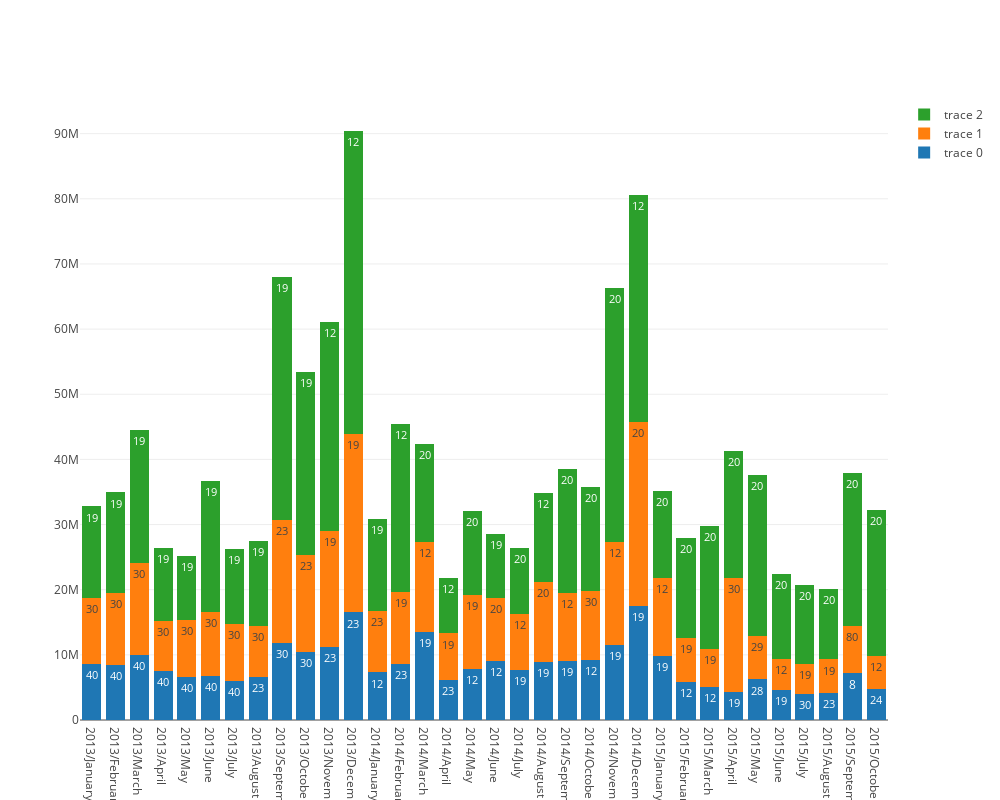

Source (notebook cell):
### Markdown cell above
Como temos a feature revenue, faz mais sentido olhar para os itens que dão mais lucro do que para o número de itens vendidos, como foi feito aqui: [O que vende mais?](#vendas). No fim das contas o que importa é o lucro da loja :) .

### Code cell
df = df_clean.pivot_table(index=['item_category_id'],
                       columns=['date_block_num'], values=['revenue'], aggfunc='sum', fill_value=0)

df.columns = df.columns.droplevel(0)

months = df_clean['date_block_num'].nunique()
n_max = 3

for month in range(months):
    
    if month == 0:
        aux = df[[month]].reset_index()
        
        norm_sum = aux[month].sum() / 100
        
        aux = aux.nlargest(n=n_max, columns=[month]).sort_values(by=month, ascending=True)
        aux.index = pd.RangeIndex(len(aux.index))
        
        df_n = aux.nlargest(n=n_max, columns=[month]).sort_values(by=month, ascending=True)

        df_n[str(month)+'_%'] = df_n.loc[:, month] / norm_sum
       
    else:
        aux = df[[month]].reset_index()
        
        norm_sum = aux[month].sum() / 100
        
        aux = aux.nlargest(n=n_max, columns=[month]).sort_values(by=month, ascending=True)
        aux.index = pd.RangeIndex(len(aux.index))
        
        df_n[['item_category_id_'+str(month), month]] = aux.nlargest(n=n_max, columns=[month]).sort_values(by=month, ascending=True) 
        
        df_n[str(month)+'_%'] = df_n.loc[:, month] / norm_sum     
        
data = df_n.values.reshape((n_max, months, 3))

a = pd.date_range(start='1/2013', periods=months, freq='M')

date = [ str(a.year[month]) + '/' + str(a.month_name()[month]) for month in range(months)]

trace = [ 
    go.Bar(
        x=date,
        y=data[i, :, 1],
        text=data[i, :, 0],
        textposition = 'auto',        
    )
    for i in range(n_max)]

layout = go.Layout(
    barmode='stack',
    width=1000,
    height=800,
)

fig = go.Figure(data=trace, layout=layout)
iplot(fig, filename='stacked-bar')

### Figure 1 — Plotly figure (JSON) as saved in the notebook; plotly's stock layout.template omitted (floating-point values rounded to 4 significant figures)
{"data": [{"text": [40, 40, 40, 40, 40, 40, 40, 23, 30, 30, 23, 23, 12, 23, 19, 23, 12, 12, 19, 19, 19, 12, 19, 19, 19, 12, 12, 19, 28, 19, 30, 23, 8, 24], "textposition": "auto", "type": "bar", "uid": "d875da5c-2608-4a15-96cd-93f2d84fe3dc", "x": ["2013/January", "2013/February", "2013/March", "2013/April", "2013/May", "2013/June", "2013/July", "2013/August", "2013/September", "2013/October", "2013/November", "2013/December", "2014/January", "2014/February", "2014/March", "2014/April", "2014/May", "2014/June", "2014/July", "2014/August", "2014/September", "2014/October", "2014/November", "2014/December", "2015/January", "2015/February", "2015/March", "2015/April", "2015/May", "2015/June", "2015/July", "2015/August", "2015/September", "2015/October"], "y": [8667000.0, 8482000.0, 10050000.0, 7464000.0, 6608000.0, 6734000.0, 6044000.0, 6578000.0, 11840000.0, 10430000.0, 11170000.0, 16510000.0, 7300000.0, 8647000.0, 13450000.0, 6199000.0, 7834000.0, 9096276, 7636000.0, 8859000.0, 9013000.0, 9212000.0, 11560000.0, 17540000.0, 9890000.0, 5873000.0, 5040000.0, 4241000.0, 6218000.0, 4625000.0, 4006000.0, 4151000.0, 7206000.0, 4757000.0]}, {"text": [30, 30, 30, 30, 30, 30, 30, 30, 23, 23, 19, 19, 23, 19, 12, 19, 19, 20, 12, 20, 12, 30, 12, 20, 12, 19, 19, 30, 29, 12, 19, 19, 80, 12], "textposition": "auto", "type": "bar", "uid": "635ea245-0341-4384-af13-b2c2ed47d0a7", "x": ["2013/January", "2013/February", "2013/March", "2013/April", "2013/May", "2013/June", "2013/July", "2013/August", "2013/September", "2013/October", "2013/November", "2013/December", "2014/January", "2014/February", "2014/March", "2014/April", "2014/May", "2014/June", "2014/July", "2014/August", "2014/September", "2014/October", "2014/November", "2014/December", "2015/January", "2015/February", "2015/March", "2015/April", "2015/May", "2015/June", "2015/July", "2015/August", "2015/September", "2015/October"], "y": [10010000.0, 11040000.0, 14120000.0, 7686000.0, 8685000.0, 9786000.0, 8731000.0, 7842000.0, 18930000.0, 14890000.0, 17780000.0, 27440000.0, 9498000.0, 11020000.0, 13850000.0, 7090000.0, 11420000.0, 9701000.0, 8620000.0, 12270000.0, 10450000.0, 10620000.0, 15710000.0, 28190000.0, 11940000.0, 6665000.0, 5879000.0, 17530000.0, 6655000.0, 4719000.0, 4539000.0, 5138000.0, 7232000.0, 5106927]}, {"text": [19, 19, 19, 19, 19, 19, 19, 19, 19, 19, 12, 12, 19, 12, 20, 12, 20, 19, 20, 12, 20, 20, 20, 12, 20, 20, 20, 20, 20, 20, 20, 20, 20, 20], "textposition": "auto", "type": "bar", "uid": "9947e20e-6d82-4268-a3c5-acb5acad848f", "x": ["2013/January", "2013/February", "2013/March", "2013/April", "2013/May", "2013/June", "2013/July", "2013/August", "2013/September", "2013/October", "2013/November", "2013/December", "2014/January", "2014/February", "2014/March", "2014/April", "2014/May", "2014/June", "2014/July", "2014/August", "2014/September", "2014/October", "2014/November", "2014/December", "2015/January", "2015/February", "2015/March", "2015/April", "2015/May", "2015/June", "2015/July", "2015/August", "2015/September", "2015/October"], "y": [14100000.0, 15410000.0, 20360000.0, 11190000.0, 9957000.0, 20220000.0, 11510000.0, 13080000.0, 37280000.0, 28120000.0, 32150000.0, 46460000.0, 14110000.0, 25780000.0, 15140000.0, 8474000.0, 12900000.0, 9742000.0, 10190000.0, 13670000.0, 19050000.0, 15930000.0, 39080000.0, 34830000.0, 13300000.0, 15470000.0, 18850000.0, 19470000.0, 24750000.0, 13140000.0, 12190000.0, 10760000.0, 23520000.0, 22400000.0]}], "layout": {"barmode": "stack", "height": 800, "width": 1000}}
